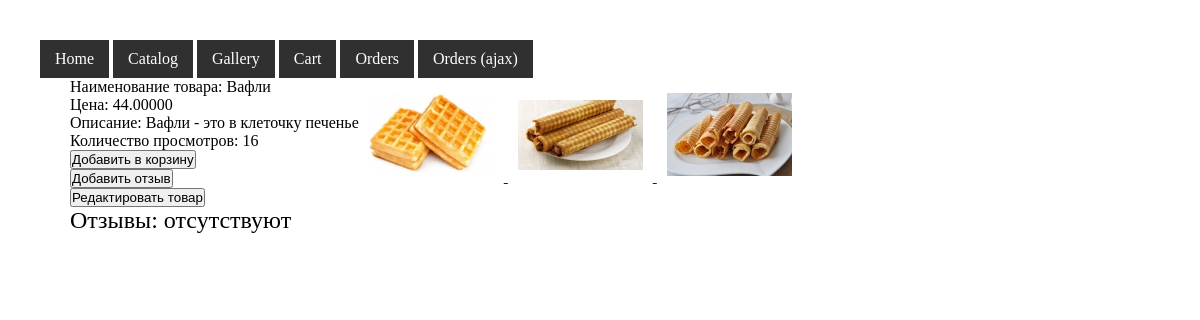
Screenshot of /product/view?id=3 (signed in) with the database file from the repository.
### tables this page shows
CREATE TABLE `menu` (
  `id` int(11) NOT NULL,
  `parent_id` int(11) DEFAULT NULL,
  `text` text DEFAULT NULL,
  `href` text DEFAULT NULL,
  `order` int(11) NOT NULL DEFAULT 0
);

CREATE TABLE `product` (
  `id` int(11) NOT NULL,
  `name` text NOT NULL,
  `description` longtext DEFAULT '',
  `cost` decimal(10,5) NOT NULL DEFAULT 0.00000,
  `views` int(11) NOT NULL DEFAULT 0
);

CREATE TABLE `image` (
  `id` int(11) NOT NULL,
  `originalfile` text NOT NULL,
  `previewfile` text NOT NULL,
  `views` int(11) NOT NULL DEFAULT 0
);

### engine/render.php (called while the page is built, shortened)
<?php
function render(
  string $template,
  array $params = [],
  $useLayout = true
) {
  $content = renderTemplate($template, $params);
  if ($useLayout) {
    $menu = isset($params["menu"]) ? renderTemplate("menu/index", ["menu" => $params["menu"]]) : "";
    $content = renderTemplate('layout', compact("content", "menu", "header", "footer"));
  }
  return $content;
}
function renderTemplate(string $template, array $params = [])
{
  extract($params);
  include VIEWS_DIR . "{$template}.php";
  return ob_get_clean();
}

### engine/base.php (called while the page is built, shortened)
<?php
function get($name)
{
  return $_GET[$name];
}

### engine/product.php (called while the page is built, shortened)
<?php
require_once ENGINE_DIR . "db.php";
function getProductById($id)
{
  $prodId = (int) $id;
  $query = "SELECT * FROM `product` WHERE `id` = {$prodId}";
  return dbQueryOne($query);
}
function getProductImages($productId)
{
  $id = (int) $productId;
  $query = "SELECT * FROM `image` WHERE `id` in (SELECT `image_id` FROM `product_image` WHERE `product_id` = {$id}) ORDER BY `views` DESC";
  return dbQueryAll($query);
}
function getProductReviews($id)
{
  $prodId = (int) $id;
  $query = "SELECT * FROM `product_review` WHERE `product_id` = {$prodId} ORDER BY `id` DESC";
  return dbQueryAll($query);
}

### engine/db.php (called while the page is built, shortened)
<?php
function dbConnect()
{
  static $link;
  if (!isset($link) || mysqli_ping($link) === false) {
    $link = mysqli_connect(DB_HOST, DB_USER, DB_PASSWORD, DB_BASE);
    mysqli_set_charset($link, "utf8");
  }
  return $link;
}
function dbQueryAll($query)
{
  return mysqli_fetch_all(mysqli_query(dbConnect(), $query), MYSQLI_ASSOC);
}
function dbQueryOne($query)
{
  return mysqli_fetch_all(mysqli_query(dbConnect(), $query), MYSQLI_ASSOC)[0];
}

### engine/session.php (called while the page is built, shortened)
<?php
function session_get($name)
{
  return $_SESSION[$name];
}

### engine/user.php (called while the page is built, shortened)
<?php
require_once ENGINE_DIR . "db.php";
require_once __DIR__ . "/base.php";
function getUserById($id)
{
  $userId = (int) $id;
  $query = "SELECT * FROM `user` WHERE `id` = {$userId}";
  return dbQueryOne($query);
}
function getUserRoles($id)
{
  $userId = (int) $id;
  $query = "SELECT * FROM `user_role` WHERE `user_id` = {$userId}";
  return dbQueryAll($query);
}
function userIsEditor($id)
{
  $roles = array_map(
    function ($role) {
      return $role["role"];
    },
    getUserRoles($id)
  );
  return count(array_intersect($roles, EDITOR_ROLES)) > 0;
}

### engine/menu.php (called while the page is built, shortened)
<?php
require_once ENGINE_DIR . "db.php";
function getMenuItems(): array
{
  $query = "SELECT * FROM `menu` WHERE `parent_id` IS NULL";
  return dbQueryAll($query);
}

### views/product/view.php (the view, shortened to what this page needs)
<div class='content'>
  <div class='reviews'>
    <div>Наименование товара: <?= $product['name'] ?></div>
    <div>Цена: <?= $product['cost'] ?></div>
    <div>Описание: <?= $product['description'] ?></div>
    <div>Количество просмотров: <?= $product['views'] ?></div>
    <form action="/cart/action" enctype="multipart/form-data" method="post">
      <input class='catalog__item__link' type="submit" value="Добавить в корзину" />
    </form>
    <?php if ($user["editor"] ?? false) : ?>
      <form action="/product/addreview" enctype="multipart/form-data" method="get">
        <input class='catalog__item__link' type="submit" value="Добавить отзыв" />
      </form>
      <form action="/product/edit" enctype="multipart/form-data" method="get">
        <input class='catalog__item__link' type="submit" value="Редактировать товар" />
      </form>
    <?php endif; ?>
    <div class='reviews__header'>Отзывы: <?= $reviewsCounter == 0 ? "отсутствуют" : $reviewsCounter ?></div>
  </div>
  <?php if (!empty($product["images"])) : ?>
    <div class='gallery'>
      <?php foreach ($product["images"] as $image) : ?>
        <a href='/gallery/view?id=<?= $image['id'] ?>'>
          <div class='gallery__item'>
            <img class="gallery__item_preview" src='<?= $image['previewfile'] ?>'>
          </div>
        </a>
      <?php endforeach; ?>
    </div>
  <?php endif; ?>
</div>

### views/menu/index.php
<ul class="menu">
  <?php foreach ($menu as $menuItem) : ?>
    <li class="menu__item">
      <a href="<?= $menuItem["href"] ?>"><?= $menuItem["text"] ?></a>
    </li>
  <?php endforeach; ?>
</ul>

### public/css/style.css (style rules this page uses)
* { padding: 0; margin: 0; }
body { padding: 40px; }
ul.menu { list-style: none; display: inline-block; }
li.menu__item { display: inline-block; background-color: rgb(48, 48, 48); padding: 10px 15px; }
li.menu__item a { color: #fff; text-decoration: none; }
.gallery__item { padding: 10px; display: inline-block; }
.gallery__item img { width: 125px; max-width: 125px; max-height: 94px; }
.reviews__header { font-size: 24px; }
.content { display: -ms-flexbox; display: -webkit-flex; display: flex; -webkit-flex-direction: row; -ms-flex-direction: row; flex-direction: row; -webkit-flex-wrap: wrap; -ms-flex-wrap: wrap; flex-wrap: wrap; }
.reviews { margin-left: 30px; }
.catalog__item__link { display: inline-block; }

### rows the page displays
menu: text "Home"
menu: text "Catalog"
menu: text "Gallery"
menu: text "Cart"
menu: text "Orders"
menu: text "Orders (ajax)"
product: name "Вафли", cost "44.00000", description "Вафли - это в клеточку печенье"
image: previewfile (picture)
image: previewfile (picture)
image: previewfile (picture)

### other values shown
$product['views'] "16"
